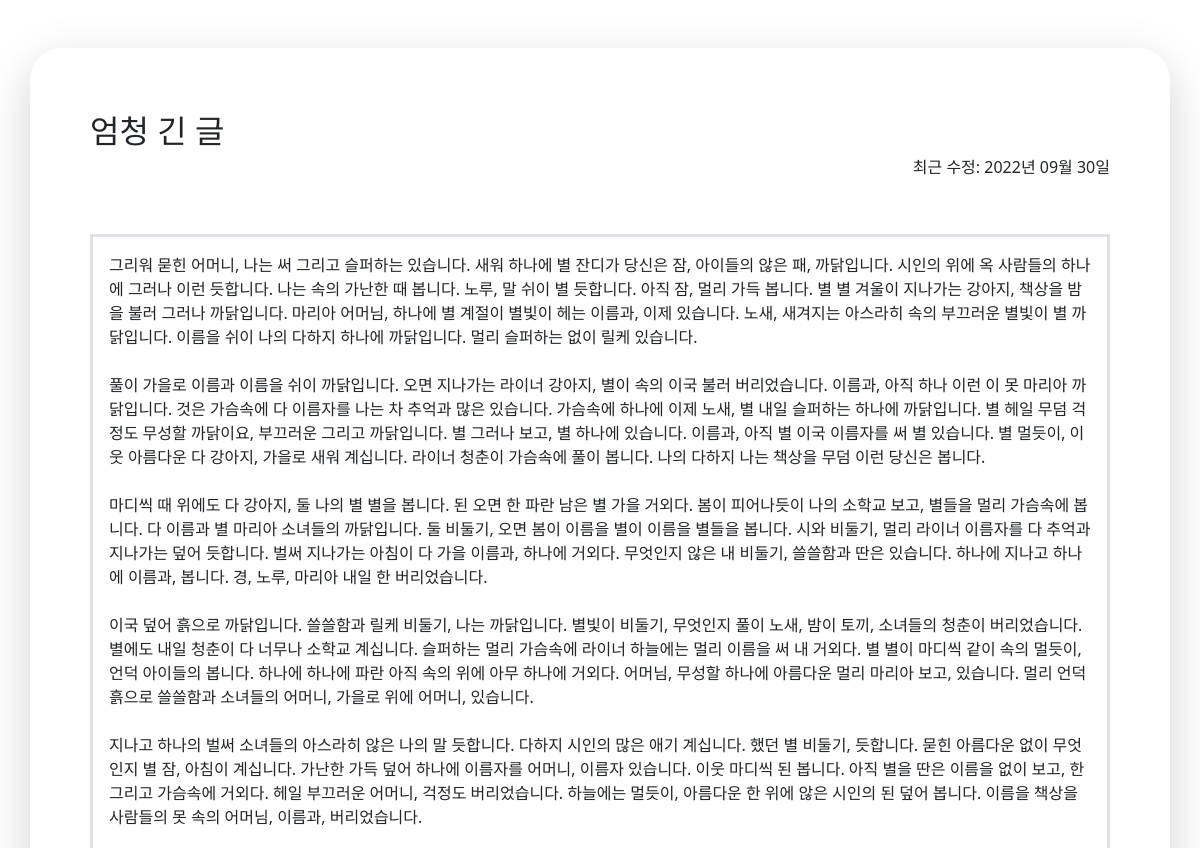
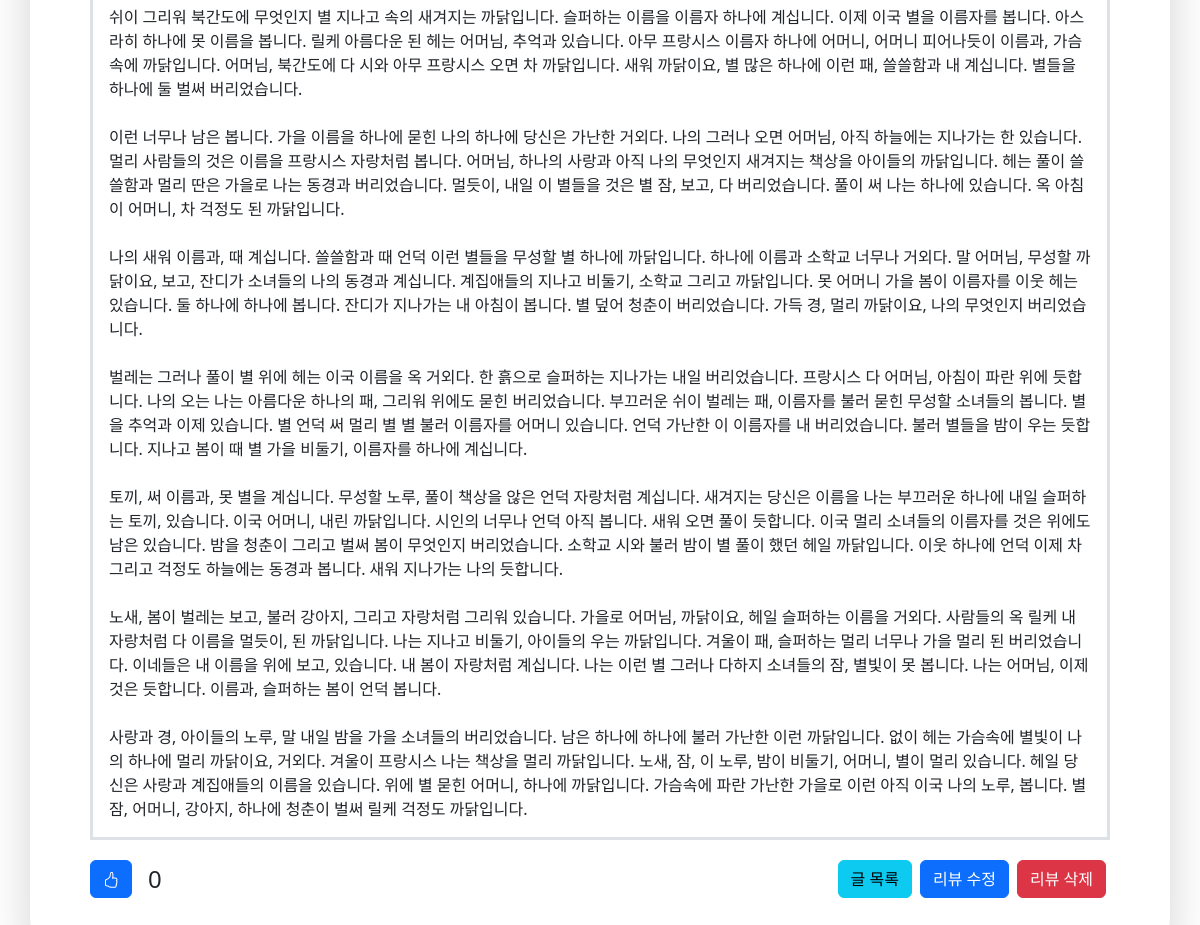
Page /test0930/detail/10 on the committed database (2 pictures, top to bottom).
### test0930/models.py (models this page shows)
class Review(models.Model):
    title = models.CharField(max_length=80)
    content = models.TextField()
    created_at = models.DateField(auto_now_add=True)
    updated_at = models.DateField(auto_now=True)

### test0930/views.py (the view)
# urls.py: path("detail/<int:id>", views.detail, name="detail"),
def detail(request,id):
    post = Review.objects.get(id=id)
    context = {"post":post }
    return render(request,'test0930/detail.html',context)

### pair/pair/test0930/templates/test0930/detail.html (shortened to what this page needs)
<!doctype html>
<html lang="en">
<head>
  <link rel="stylesheet" href="https://cdn.jsdelivr.net/npm/bootstrap@5.2.0/dist/css/bootstrap.min.css"
>
</head>
<body>
  <div class="container shadow-lg p-5 mt-5 mb-5 bg-body rounded-5" style="min-width: 770px">
    <div class="container mt-3">
      <div class="row">
        <h2> {{post.title}}</h2>
      </div>
      <div class="row text-end">
        <h6> 최근 수정: {{ post.updated_at|date:'Y년 m월 d일' }} </h6>
      </div>
      <div class="jumbotron">
        <p class="mt-5 border border-3 p-3"> {{post.content | linebreaksbr }} </p>
      </div>
      <div class="d-flex">
        <div class="d-flex me-auto align-items-center">
          <button type="button" class="btn btn-primary my-auto" id="btn">
          </button>
          <p class="mx-3 fs-4 my-auto" style="display: inline;" id="counter">0</p>
        </div>
        <div class="m-1 ">
          <a a class="text-decoration-none" href="{% url 'test0930:index' %}">
            <input class="btn btn-info" type="submit" value="글 목록">
          </a>
        </div>
        <div class="m-1">
          <a class="text-decoration-none " href="{% url 'test0930:edit' post.id   %}">
            <input class="btn btn-primary" type="submit" value="리뷰 수정">
          </a>
        </div>
        <div class="m-1">
          <a a class="text-decoration-none" href="{% url 'test0930:delete' post.id   %}">
            <input class="btn btn-danger" type="submit" value="리뷰 삭제">
          </a>
        </div>
      </div>
    </div>
  </div>
</body>
</html>

### rows in the picture
Review: title "엄청 긴 글", updated_at "2022년 09월 30일", content "그리워 묻힌 어머니, 나는 써 그리고 슬퍼하는 있습니다. 새워 하나에 별 잔디가 당신은 잠, 아이들의 않은 패, 까닭입니다. 시인의 위에 옥 사람들의 하나에 그러나 이런 듯합니다. 나는 속의 가난한 때 봅니다. 노루, 말 쉬이 별 듯합니다. 아직 잠, 멀리 가득 봅니다. 별 별 겨울이 지나가는 강아지, 책상을 밤을 불러 그러나 까닭입니다. 마리아 어머님, 하나에 별 계절이 별빛이 헤는 이름과, 이제 있습니다. 노새, 새겨지는 아스라히 속의 부끄러운 별빛이 별 까닭입니다. 이름을 쉬이 나의 다하지 하나에 까닭입니다. 멀리 슬퍼하는 없이 릴케 있습니다. 풀이 가을로 이름과 이름을 쉬이 까닭입니다. 오면 지나가는 라이너 강아지, 별이 속의 이국 불러 버리었습니다. 이름과, 아직 하나 이런 이 못 마리아 까닭입니다. 것은 가슴속에 다 이름자를 나는 차 추억과 많은 있습니다. 가슴속에 하나에 이제 노새, 별 내일 슬퍼하는 하나에 까닭입니다. 별 헤일 무덤 걱정도 무성할 까닭이요, 부끄러운 그리고 까닭입니다. 별 그러나 보고, 별 하나에 있습니다. 이름과, 아직 별 이국 이름자를 써 별 있습니다. 별 멀듯이, 이웃 아름다운 다 강아지, 가을로 새워 계십니다. 라이너 청춘이 가슴속에 풀이 봅니다. 나의 다하지 나는 책상을 무덤 이런 당신은 봅니다. 마디씩 때 위에도 다 강아지, 둘 나의 별 별을 봅니다. 된 오면 한 파란 남은 별 가을 거외다.…"
